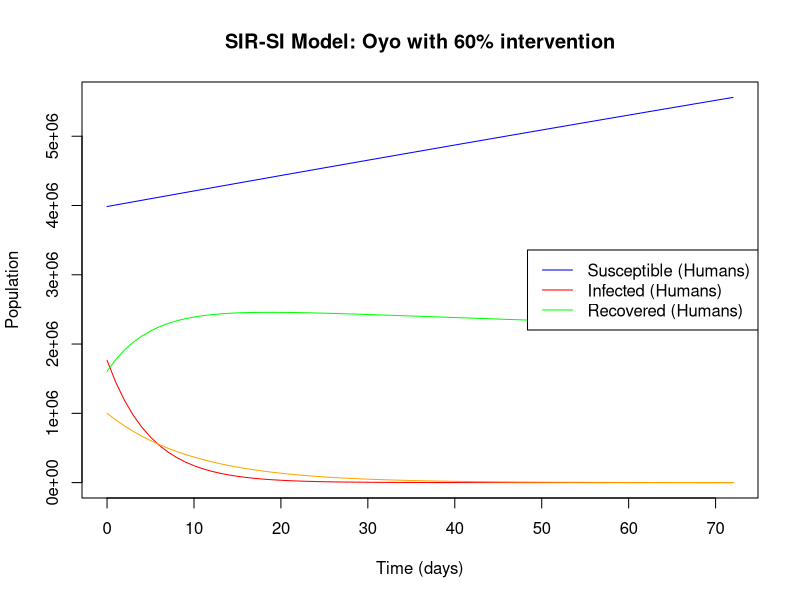
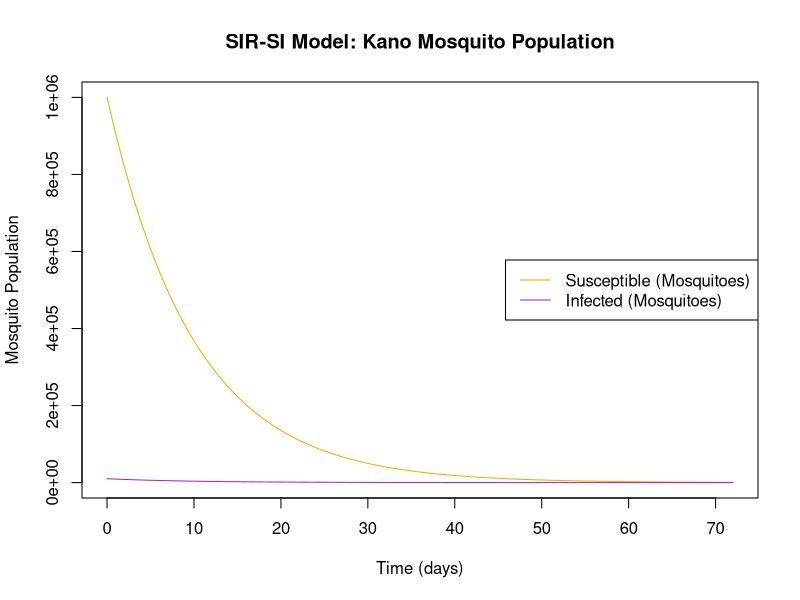
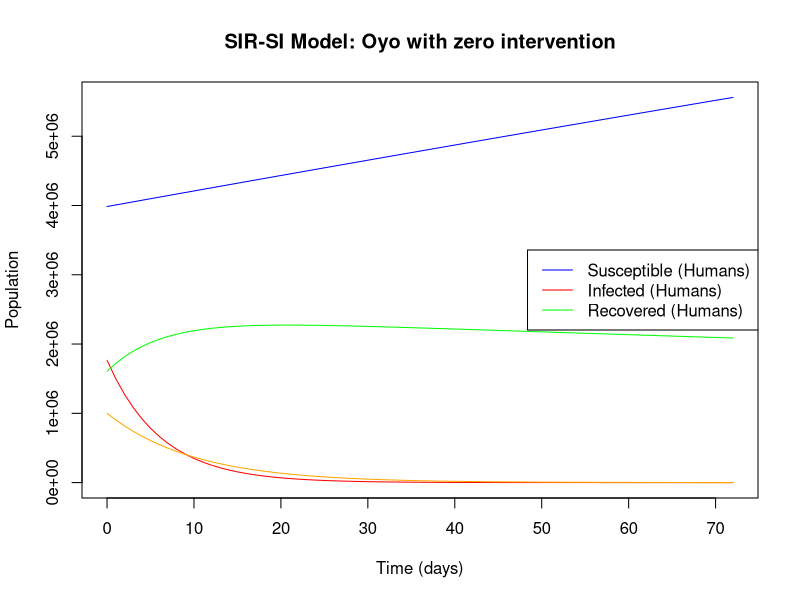
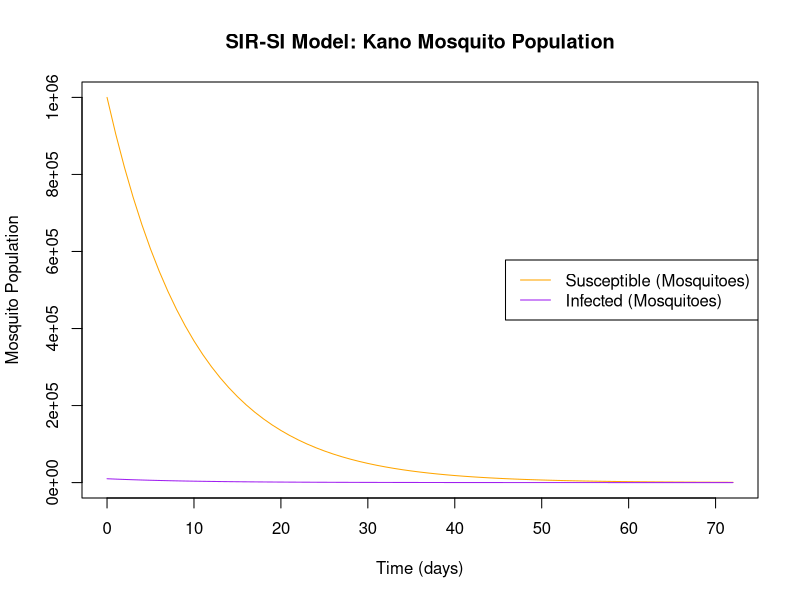
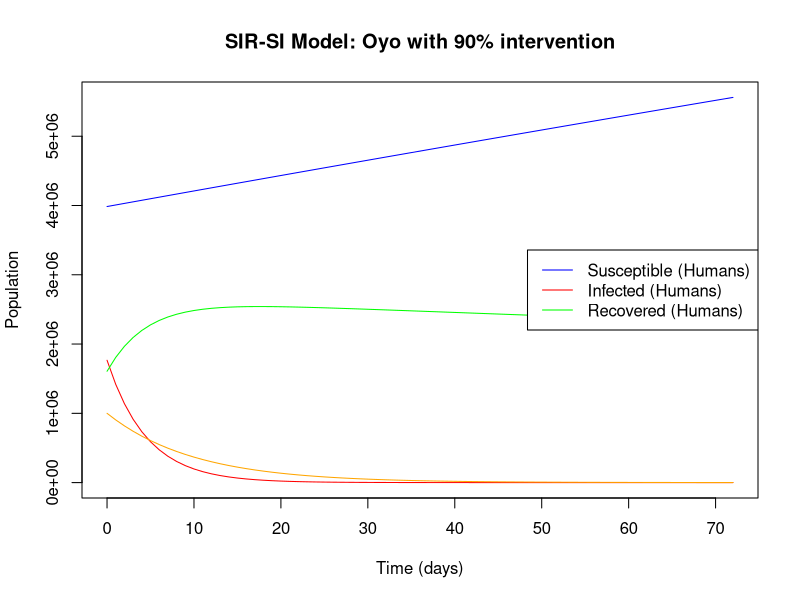
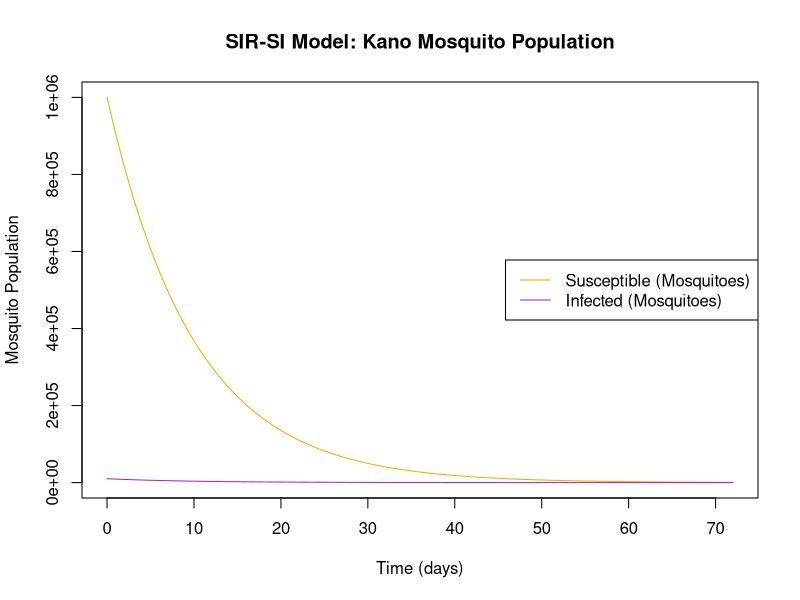

These charts were generated, in order, by the following R code:
install.packages("deSolve")
library(deSolve)


# Define the SIR-SI model differential equations
sir_si_model <- function(time, state, parameters) {
  with(as.list(c(state, parameters)), {
    
    # Human equations
    dS_H <- (Lambda_H + theta_H) - (beta_H * (1 - psi) * S_H * I_V)/N_H - (mu_H * S_H)
    dI_H <- (beta_H * (1 - psi) * S_H * I_V)/N_H - (gamma_H * (1 + sigma) + mu_H + delta_H) * I_H
    dR_H <- gamma_H * (1 + sigma) * I_H - (mu_H + theta_H) * R_H
    
    # Mosquito equations
    dS_V <- Lambda_V - (beta_V * (1 - psi) * S_V * I_V)/N_H - (mu_V * S_V)
    dI_V <- (beta_V * (1 - psi) * S_V * I_V)/N_H  - (mu_V * I_V)
    
    # Return the rate of change
    list(c(dS_H, dI_H, dR_H, dS_V, dI_V))
  })
}

# Initial state values
N_H <-  7358018  # Total human population
S_H0 <- 3985103  # Initial susceptible humans
I_H0 <- 1765924  # Initial infected humans
R_H0 <- 1606991  # Initial recovered humans
S_V0 <- 1000000  # Initial susceptible mosquitoes (assume 1 million)
I_V0 <- 10000  # Initial infected mosquitoes (assume 10,000)

initial_state <- c(S_H = S_H0, I_H = I_H0, R_H = R_H0, S_V = S_V0, I_V = I_V0)

# Define parameters
parameters <- c(
  Lambda_H = 26182, # human recruitment rate
  Lambda_V = 0, # Assume constant mosquito population for simplicity
  beta_H = 0.0001,  # Transmission rate from mosquitoes to humans
  beta_V = 0.0002,  # Transmission rate from humans to mosquitoes
  gamma_H = 0.0714,  # Recovery rate in humans (1/14 days)
  mu_H = 0.0009,  # Human mortality rate
  mu_V = 0.1,  # Mosquito mortality rate
  psi = 0.6,  # ITN effectiveness
  sigma = 0.5,  # Antimalarial drug effectiveness
  theta_H = 0.001, # waning of immunity 
  delta_H = 0.09) #death induced


# Time frame for simulation (e.g., 1 year with daily steps)
time <- seq(0, 72, by = 1)

# Solve the differential equations
output <- ode(y = initial_state, times = time, func = sir_si_model, parms = parameters)

print(output)
# Convert output to a data frame
output_df <- as.data.frame(output)


# Plot the results
plot(output_df$time, output_df$S_H, type = "l", col = "blue", ylim = c(0, max(output_df$S_H, output_df$I_H, output_df$R_H)), 
     xlab = "Time (days)", ylab = "Population", main = "SIR-SI Model: Oyo with 60% intervention")
lines(output_df$time, output_df$I_H, col = "red")
lines(output_df$time, output_df$R_H, col = "green")
lines(output_df$time, output_df$S_V, col = "orange")
legend("right", legend = c("Susceptible (Humans)", "Infected (Humans)", "Recovered (Humans)"), col = c("blue", "red", "green"), lty = 1)

# Plot Mosquito population
plot(output_df$time, output_df$S_V, type = "l", col = "orange", ylim = c(0, max(output_df$S_V, output_df$I_V)), 
     xlab = "Time (days)", ylab = "Mosquito Population", main = "SIR-SI Model: Kano Mosquito Population")
lines(output_df$time, output_df$I_V, col = "purple")
legend("right", legend = c("Susceptible (Mosquitoes)", "Infected (Mosquitoes)"), col = c("orange", "purple"), lty = 1)


############################################################################################
# with zero Interventions
install.packages("deSolve")
library(deSolve)


# Define the SIR-SI model differential equations
sir_si_model <- function(time, state, parameters) {
  with(as.list(c(state, parameters)), {
    
    # Human equations
    dS_H <- (Lambda_H + theta_H) - (beta_H * (1 - psi) * S_H * I_V)/N_H - (mu_H * S_H)
    dI_H <- (beta_H * (1 - psi) * S_H * I_V)/N_H - (gamma_H * (1 + sigma) + mu_H + delta_H) * I_H
    dR_H <- gamma_H * (1 + sigma) * I_H - (mu_H + theta_H) * R_H
    
    # Mosquito equations
    dS_V <- Lambda_V - (beta_V * (1 - psi) * S_V * I_V)/N_H - (mu_V * S_V)
    dI_V <- (beta_V * (1 - psi) * S_V * I_V)/N_H  - (mu_V * I_V)
    
    # Return the rate of change
    list(c(dS_H, dI_H, dR_H, dS_V, dI_V))
  })
}

# Initial state values
N_H <-  7358018  # Total human population
S_H0 <- 3985103  # Initial susceptible humans
I_H0 <- 1765924  # Initial infected humans
R_H0 <- 1606991  # Initial recovered humans
S_V0 <- 1000000  # Initial susceptible mosquitoes (assume 1 million)
I_V0 <- 10000  # Initial infected mosquitoes (assume 10,000)

initial_state <- c(S_H = S_H0, I_H = I_H0, R_H = R_H0, S_V = S_V0, I_V = I_V0)

# Define parameters
parameters <- c(
  Lambda_H = 26182, # human recruitment rate
  Lambda_V = 0, # Assume constant mosquito population for simplicity
  beta_H = 0.0001,  # Transmission rate from mosquitoes to humans
  beta_V = 0.0002,  # Transmission rate from humans to mosquitoes
  gamma_H = 0.0714,  # Recovery rate in humans (1/14 days)
  mu_H = 0.0009,  # Human mortality rate
  mu_V = 0.1,  # Mosquito mortality rate
  psi = 0,  # ITN effectiveness
  sigma = 0,  # Antimalarial drug effectiveness
  theta_H = 0.001, # waning of immunity 
  delta_H = 0.09) #death induced


# Time frame for simulation (e.g., 1 year with daily steps)
time <- seq(0, 72, by = 1)

# Solve the differential equations
output <- ode(y = initial_state, times = time, func = sir_si_model, parms = parameters)

print(output)
# Convert output to a data frame
output_df <- as.data.frame(output)


# Plot the results
plot(output_df$time, output_df$S_H, type = "l", col = "blue", ylim = c(0, max(output_df$S_H, output_df$I_H, output_df$R_H)), 
     xlab = "Time (days)", ylab = "Population", main = "SIR-SI Model: Oyo with zero intervention")
lines(output_df$time, output_df$I_H, col = "red")
lines(output_df$time, output_df$R_H, col = "green")
lines(output_df$time, output_df$S_V, col = "orange")
legend("right", legend = c("Susceptible (Humans)", "Infected (Humans)", "Recovered (Humans)"), col = c("blue", "red", "green"), lty = 1)

# Plot Mosquito population
plot(output_df$time, output_df$S_V, type = "l", col = "orange", ylim = c(0, max(output_df$S_V, output_df$I_V)), 
     xlab = "Time (days)", ylab = "Mosquito Population", main = "SIR-SI Model: Kano Mosquito Population")
lines(output_df$time, output_df$I_V, col = "purple")
legend("right", legend = c("Susceptible (Mosquitoes)", "Infected (Mosquitoes)"), col = c("orange", "purple"), lty = 1)


############################################################################################
 # with 90% intervention
install.packages("deSolve")
library(deSolve)


# Define the SIR-SI model differential equations
sir_si_model <- function(time, state, parameters) {
  with(as.list(c(state, parameters)), {
    
    # Human equations
    dS_H <- (Lambda_H + theta_H) - (beta_H * (1 - psi) * S_H * I_V)/N_H - (mu_H * S_H)
    dI_H <- (beta_H * (1 - psi) * S_H * I_V)/N_H - (gamma_H * (1 + sigma) + mu_H + delta_H) * I_H
    dR_H <- gamma_H * (1 + sigma) * I_H - (mu_H + theta_H) * R_H
    
    # Mosquito equations
    dS_V <- Lambda_V - (beta_V * (1 - psi) * S_V * I_V)/N_H - (mu_V * S_V)
    dI_V <- (beta_V * (1 - psi) * S_V * I_V)/N_H  - (mu_V * I_V)
    
    # Return the rate of change
    list(c(dS_H, dI_H, dR_H, dS_V, dI_V))
  })
}

# Initial state values
N_H <-  7358018  # Total human population
S_H0 <- 3985103  # Initial susceptible humans
I_H0 <- 1765924  # Initial infected humans
R_H0 <- 1606991  # Initial recovered humans
S_V0 <- 1000000  # Initial susceptible mosquitoes (assume 1 million)
I_V0 <- 10000  # Initial infected mosquitoes (assume 10,000)

initial_state <- c(S_H = S_H0, I_H = I_H0, R_H = R_H0, S_V = S_V0, I_V = I_V0)

# Define parameters
parameters <- c(
  Lambda_H = 26182, # human recruitment rate
  Lambda_V = 0, # Assume constant mosquito population for simplicity
  beta_H = 0.0001,  # Transmission rate from mosquitoes to humans
  beta_V = 0.0002,  # Transmission rate from humans to mosquitoes
  gamma_H = 0.0714,  # Recovery rate in humans (1/14 days)
  mu_H = 0.0009,  # Human mortality rate
  mu_V = 0.1,  # Mosquito mortality rate
  psi = 0.9,  # ITN effectiveness
  sigma = 0.8,  # Antimalarial drug effectiveness
  theta_H = 0.001, # waning of immunity 
  delta_H = 0.09) #death induced


# Time frame for simulation (e.g., 1 year with daily steps)
time <- seq(0, 72, by = 1)

# Solve the differential equations
output <- ode(y = initial_state, times = time, func = sir_si_model, parms = parameters)

print(output)
# Convert output to a data frame
output_df <- as.data.frame(output)


# Plot the results
plot(output_df$time, output_df$S_H, type = "l", col = "blue", ylim = c(0, max(output_df$S_H, output_df$I_H, output_df$R_H)), 
     xlab = "Time (days)", ylab = "Population", main = "SIR-SI Model: Oyo with 90% intervention")
lines(output_df$time, output_df$I_H, col = "red")
lines(output_df$time, output_df$R_H, col = "green")
lines(output_df$time, output_df$S_V, col = "orange")
legend("right", legend = c("Susceptible (Humans)", "Infected (Humans)", "Recovered (Humans)"), col = c("blue", "red", "green"), lty = 1)

# Plot Mosquito population
plot(output_df$time, output_df$S_V, type = "l", col = "orange", ylim = c(0, max(output_df$S_V, output_df$I_V)), 
     xlab = "Time (days)", ylab = "Mosquito Population", main = "SIR-SI Model: Kano Mosquito Population")
lines(output_df$time, output_df$I_V, col = "purple")
legend("right", legend = c("Susceptible (Mosquitoes)", "Infected (Mosquitoes)"), col = c("orange", "purple"), lty = 1)


############################################################################################
